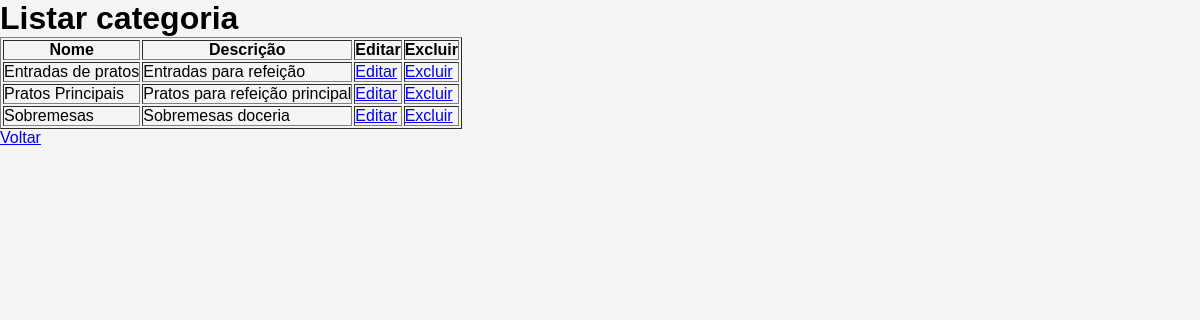
The app's page /admin/listar_categorias, older data.
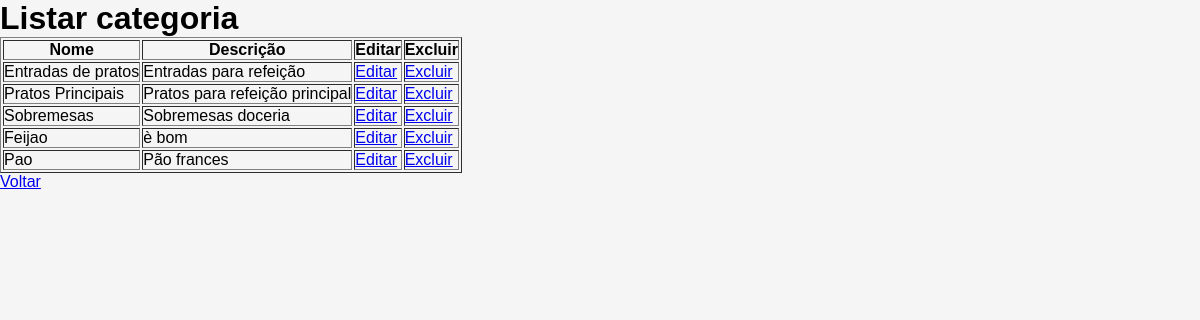
The same page, newer data.
### tables this page shows
CREATE TABLE [categorias] (
[id] INTEGER  PRIMARY KEY NULL,
[nome] TEXT  NOT NULL,
[descricao] VARCHAR(255)  NULL,
[imagem] BLOB  NULL
);

### app.py (the view)
@app.route("/admin/listar_categorias")
def listar_categorias():
    conn = get_db_connection()
    categorias = conn.execute('SELECT * FROM categorias').fetchall()
    conn.close()
    return render_template('admin/listar_categorias.html', categorias=categorias)

### app.py (called while the page is built)
def get_db_connection():
    conn = sqlite3.connect('database\sqlite.db')
    conn.row_factory = sqlite3.Row
    return conn

### templates/admin/listar_categorias.html (shortened to what this page needs)
<!DOCTYPE html>
<html lang="pt-br">
<head>
    <link rel="stylesheet" href="{{ url_for('static', filename='styles.css') }}">
</head>
<body>
    <div class="dashboard">
        <h1>Listar categoria</h1>
        <table border="1">
            <thead>
                <tr>
                    <th>Nome</th>
                    <th>Descrição</th>
                    <th>Editar</th>
                    <th>Excluir</th>
                </tr>
            </thead>
            <tbody>
                {% for categoria in categorias %}
                <tr>
                    <td>{{ categoria['nome'] }}</td>
                    <td>{{ categoria['descricao'] }}</td>
                    <td><a href="{{ url_for('editar_categoria', id=categoria['id']) }}">Editar</a></td>
                    <td><a href="{{ url_for('excluir_categoria', id=categoria['id']) }}">Excluir</a></td>
                </tr>
                {% endfor %}
            </tbody>
        </table>
        <a href="{{ url_for('admin_panel') }}">Voltar</a>
    </div>
</body>
</html>

### static/styles.css (style rules this page uses)
* { margin: 0; padding: 0; box-sizing: border-box; }
body { font-family: Arial, sans-serif; background-color: #f5f5f5; }

Row changes from the older to the newer data that the page shows:
added categorias: nome "Feijao", descricao "è bom"
added categorias: nome "Pao", descricao "Pão frances"
